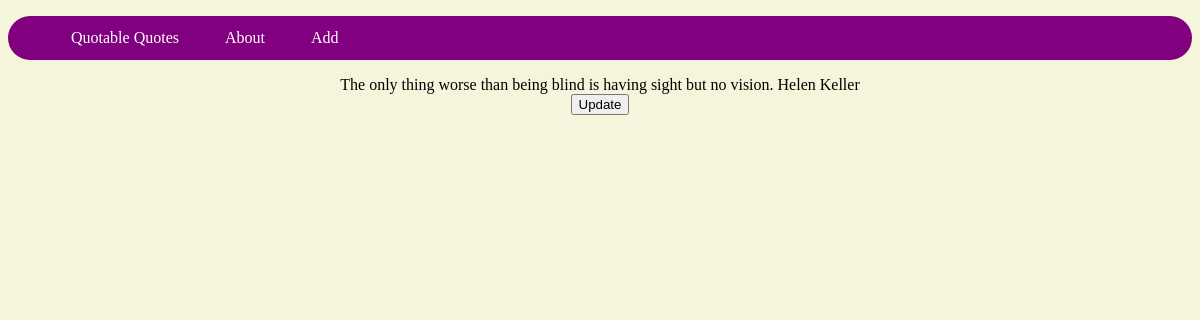
The page /result/1 on the database its author committed.
### qq/quotes/models.py (models this page shows, shortened)
class Quote(models.Model):
    text = models.TextField()
    tags = models.ManyToManyField('Tag')
    category = models.ManyToManyField('Category')
    author = models.ForeignKey('Author', on_delete = models.CASCADE)

class Author(models.Model):
    author = models.CharField(max_length = 250, default='Anonymous')
    def __str__(self):
       return self.author

### qq/quotes/views.py (the view)
# urls.py: path('result/<int:quote_id>', Result.as_view(), name='result'),
class Result(View):
    def get(self, request, quote_id):
        quote = Quote.objects.get(id = quote_id)
        return render(
            request,
            'result_detail.html',
            context={
                'quote' : quote,
            }
        )

### qq/quotes/templates/result_detail.html (shortened to what this page needs)
{% extends 'nav.html' %}
{% block content %}
<center>
   {{ quote.text }} {{ quote.author }}
    <form action="{% url 'update' quote.id %}" method="GET">
        <input type="submit" name="update" value="Update" />
    </form>
</center>
{% endblock content %}

### rows shown on the page
Quote: text "The only thing worse than being blind is having sight but no vision.", author "Helen Keller"
